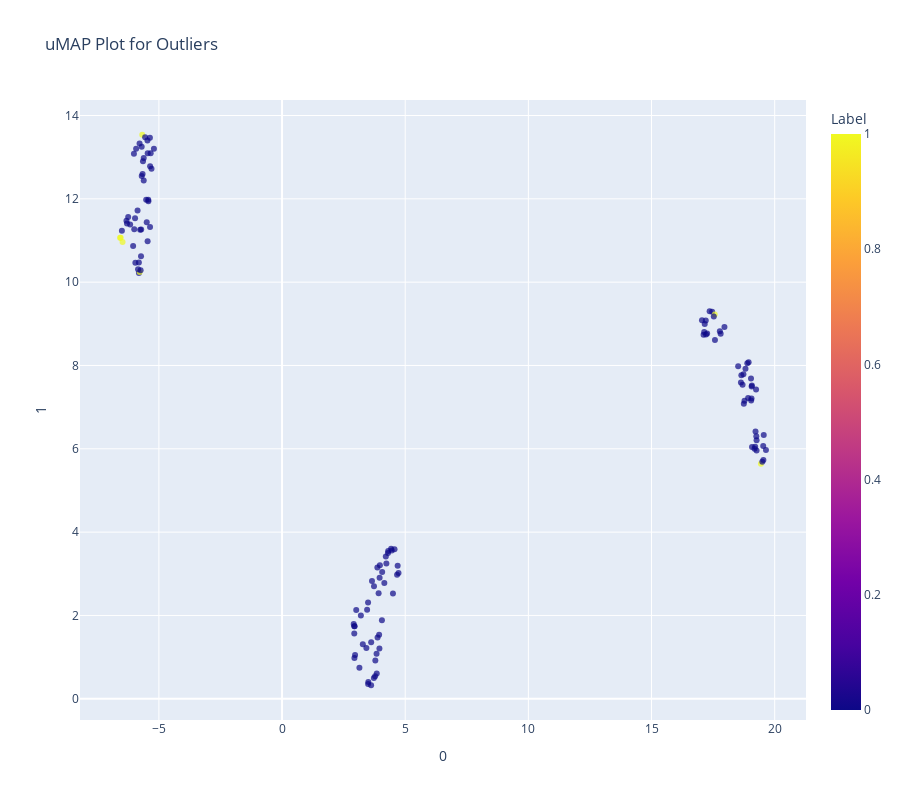

The notebook cell saved with this chart:
### Code cell
plot_model(iforest, plot = 'umap')

### Figure 1 — Plotly figure (JSON) as saved in the notebook; plotly's stock layout.template omitted (floating-point values rounded to 4 significant figures; data arrays with more than 128 entries replaced by an {"elided": "..."} marker saying what was removed)
{"data": [{"customdata": {"elided": "135x1 float values"}, "hoverlabel": {"namelength": 0}, "hovertemplate": "0=%{x}<br>1=%{y}<br>Feature=%{customdata[0]}<br>Label=%{marker.color}", "legendgroup": "", "marker": {"color": {"elided": "135 int values"}, "coloraxis": "coloraxis", "opacity": 0.7, "symbol": "circle"}, "mode": "markers", "name": "", "showlegend": false, "type": "scatter", "x": {"elided": "135 float values"}, "xaxis": "x", "y": {"elided": "135 float values"}, "yaxis": "y"}], "layout": {"coloraxis": {"colorbar": {"title": {"text": "Label"}}, "colorscale": [[0, "#0d0887"], [0.1111, "#46039f"], [0.2222, "#7201a8"], [0.3333, "#9c179e"], [0.4444, "#bd3786"], [0.5556, "#d8576b"], [0.6667, "#ed7953"], [0.7778, "#fb9f3a"], [0.8889, "#fdca26"], [1, "#f0f921"]]}, "height": 800, "legend": {"tracegroupgap": 0}, "title": {"text": "uMAP Plot for Outliers"}, "width": 900, "xaxis": {"anchor": "y", "domain": [0, 1], "title": {"text": "0"}}, "yaxis": {"anchor": "x", "domain": [0, 1], "title": {"text": "1"}}}}
